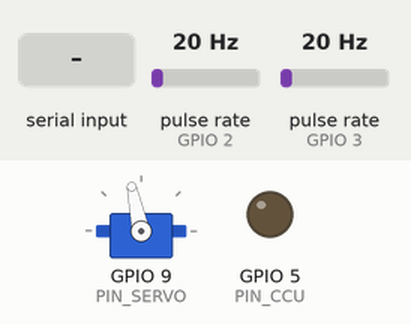
Simulated run of this sketch. Board: ESP32-S3. Shown: servo, output pins drawn as LEDs (lit = HIGH). Wiring (inferred from the names in the program): 2 × pulse sensor: data GPIO 2 / data GPIO 3. Inputs (shaded band) come from the test bench; at power-on: pulse rate (sensors on GPIO 2, GPIO 3) 20 Hz. What the sketch prints to the serial monitor is not drawn.

Above: at 1.2 s.
1.3 s: "<" received over Serial
Timing chart, 0 to 10.3 s (numbered marks = the images above; inputs shaded):
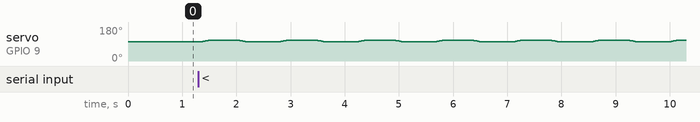

Measured:
- after the input at 1.3 s, servo on GPIO 9 (PIN_SERVO): 102° → 103° after 0.06 s, then repeats every 1.4 s: 104° 0.02 s, 105° 0.02 s, 106° 0.02 s, 107° 0.02 s, 108° 0.02 s, 109° 0.02 s, 110° 0.54 s, 109° 0.02 s, 108° 0.02 s, 107° 0.02 s, 106° 0.02 s, 105° 0.02 s, 104° 0.02 s, 103° 0.02 s, 102° 0.62 s, 103° 0.02 s

The sketch:

ESP32_Dyno_Controller.ino
```cpp
#include "stingray.h"
#include "pickup.h"
#include "rpmsensor.h"
#include "ccu.h"
#include "bme280.h"
#include "config.h"
#include <PID_v1.h>

double Setpoint, Input, Output;
double Kp = 5, Ki = 0, Kd = 0;
PID myPID(&Input, &Output, &Setpoint, Kp, Ki, Kd, DIRECT);

unsigned long previousMillis1 = 0;

float targetRPM = 6000.0;
float currentRPM = 0.0;
float rpmBuffer[12] = {0, 0, 0, 0, 0, 0, 0, 0, 0, 0, 0, 0};
static int currentServoPosition = 100;

static bool testEnable = false;

void appendToBuffer(float *buffer, float value)
{
    for (int i = 0; i < 11; i++)
    {
        buffer[i] = buffer[i + 1];
    }
    buffer[11] = value;
}

void updateServoPosition()
{
    // if RPM is less than target RPM, increase servo position to open
    if (currentRPM < targetRPM)
    {
        if (currentServoPosition < SERVO_END_POS_DEG)
        {
            currentServoPosition += 2;
        }
    }
    else
    {
        if (currentServoPosition > SERVO_START_POS_DEG)
        {
            currentServoPosition -= 2;
        }
    }
}

void moveServo()
{
    unsigned long currentMillis = millis();

    if (currentMillis - previousMillis1 >= SERVO_DELAY_MS)
        ;
    {
        setServoAngle(currentServoPosition);
        previousMillis1 = currentMillis;
    }
}

void setup()
{
    Serial.begin(SERIAL_BAUD_RATE);
    while (!Serial)
    {
        delay(10);
    }
    Serial.println("Serial started");

    initializeInductivePickup();
    initializeRPMSensor();
    initializeServo();
    // initializeBME280();
    initializeCCU();

    pinMode(PIN_CONTROL_ENABLE, INPUT_PULLUP);

    Input = currentRPM;
    Setpoint = targetRPM;

    // //turn the PID on
    // myPID.SetMode(AUTOMATIC);
    // myPID.SetSampleTime(0);
    // myPID.SetOutputLimits(SERVO_START_POS_DEG, SERVO_END_POS_DEG);
}

void loop()
{
    // push new value to buffer
    appendToBuffer(rpmBuffer, getInductivePickupRPM());

    // calculate average
    float sum = 0;
    for (int i = 0; i < 12; i++)
    {
        sum += rpmBuffer[i];
    }
    currentRPM = sum / 12;

    // if (digitalRead(PIN_CONTROL_ENABLE) == HIGH) {
    //     updateServoPosition();
    //     moveServo();
    // }

    // if (digitalRead(PIN_CONTROL_ENABLE) == HIGH) {
    //     Input = currentRPM;
    //     myPID.Compute();
    //     currentServoPosition = constrain(Output, SERVO_START_POS_DEG, SERVO_START_POS_DEG);
    //     moveServo();
    // }

    if (Serial.available())
    {
        char command = Serial.read();
        if (command == '<')
        {
            testEnable = true;
        }
    }

    // Servo sweep test
    if (testEnable)
    {
        int pos;
        for (pos = 100; pos <= 110; pos += 1)
        { // goes from 0 degrees to 180 degrees
            // in steps of 1 degree
            setServoAngle(pos); // tell servo to go to position in variable 'pos'
            delay(20);          // waits 15 ms for the servo to reach the position
        }
        delay(500);
        for (pos = 110; pos >= 100; pos -= 1)
        {                       // goes from 180 degrees to 0 degrees
            setServoAngle(pos); // tell servo to go to position in variable 'pos'
            delay(20);          // waits 15 ms for the servo to reach the position
        }
        delay(500);
    }

    Serial.print(getInductivePickupRPM());
    Serial.print(", ");
    Serial.print(getInductivePickupFrequency());
    Serial.print(", ");
    Serial.print(currentServoPosition);
    Serial.print(", ");
    Serial.print(getFlywheelRPM());
    Serial.print(", ");
    Serial.print(getFlywheelFrequency());
    Serial.println(", ");
    // Serial.print(getBME280Temperature());
    // Serial.print(", ");
    // Serial.print(getBME280Pressure());
    // Serial.print(", ");
    // Serial.println(getBME280Humidity());
}
```

bme280.cpp
```cpp
#include <Arduino.h>
#include "bme280.h"
#include "config.h"
#include <Wire.h>
#include <SPI.h>
#include <Adafruit_Sensor.h>
#include <Adafruit_BME280.h>

Adafruit_BME280 bme; // I2C

void initializeBME280() {
    Serial.println("BME280 Initializing");
    if(!bme.begin(0x77)) {
        Serial.println("Could not find a valid BME280 sensor, check wiring!\n");
        while(1);
    }
    Serial.println("BME280 Initialized Success");
}

double getBME280Temperature() {
    return bme.readTemperature();
}

double getBME280Pressure() {
    return bme.readPressure() / 100.0F;
}

double getBME280Humidity() {
    return bme.readHumidity();
}
```

bme280.h
```cpp
#ifndef bme280_h
#define bme280_h

// initialize BME280 sensor
void initializeBME280();

// get temperature from BME280 sensor
double getBME280Temperature();

// get pressure from BME280 sensor
double getBME280Pressure();

// get humidity from BME280 sensor
double getBME280Humidity();

#endif
```

ccu.cpp
```cpp
#include <Arduino.h>
#include "ccu.h"
#include "config.h"

void initializeCCU() {
    // Set CCU pin as output
    pinMode(PIN_CCU, OUTPUT);
}

void setCCUDemand(int demand) {
    analogWrite(PIN_CCU, demand);
}
```

ccu.h
```cpp
#ifndef ccu_h
#define ccu_h

// intitialize CCU
void initializeCCU();

// Supply CCU brake demand
void setCCUDemand();

#endif
```

pickup.cpp
```cpp
#include <Arduino.h>
#include "pickup.h"
#include "config.h"

float pulsePeriodS = 0;
float pulseFrequencyHzB = 0;
volatile unsigned long previousMicrosB = 0;
volatile unsigned long elapsedTimeB = 0;

// Interrupt service routine
void fallInterruptB() {
  // Get current time in microseconds
  unsigned long currentMicros = micros();

  // If previousMillis is not 0, calculate elapsed time
  if (previousMicrosB != 0)
  {
      elapsedTimeB = currentMicros - previousMicrosB;
  }
  previousMicrosB = currentMicros;

  // Convert microseconds to seconds
  pulsePeriodS = elapsedTimeB * 0.000001;

  // Calculate frequency in Hz (1/period in seconds)
  pulseFrequencyHzB = 1.0 / pulsePeriodS;
}

void initializeInductivePickup()
{
  // Set RPM sensor pin as input with pull-up resistor
  pinMode(PIN_IND_PICKUP_SENSOR, INPUT_PULLUP);

  // Attach interrupt to RPM sensor pin
  attachInterrupt(digitalPinToInterrupt(PIN_IND_PICKUP_SENSOR), fallInterruptB, RISING);
}

float getInductivePickupRPM()
{
  // Calculate RPM from frequency
  float pulseRPM = pulseFrequencyHzB * 60.0;

  // Return RPM
  return pulseRPM;
}

float getInductivePickupFrequency()
{
  // Return frequency
  return pulseFrequencyHzB;
}
```

pickup.h
```cpp
#ifndef pickup_h
#define pickup_h

// initialize inductive pickup sensor
void initializeInductivePickup();

// Update period, frequency and RPM variables in the interrupt
void fallInterruptB();

// get inductive pickup sensor RPM
float getInductivePickupRPM();

// get inductive pickup sensor frequency
float getInductivePickupFrequency();

#endif
```

rpmsensor.cpp
```cpp
#include <Arduino.h>
#include "config.h"
#include "rpmsensor.h"

float pulsePeriodMs = 0;
float fullPeriod = 0;
float pulseFrequencyHz = 0;
volatile unsigned long previousMicros = 0;
volatile unsigned long elapsedTime = 0;

// Interrupt service routine
void fallInterrupt() {
  // Get current time in microseconds
  unsigned long currentMicros = micros();

  // If previousMillis is not 0, calculate elapsed time
  if (previousMicros != 0)
  {
      elapsedTime = currentMicros - previousMicros;
  }
  previousMicros = currentMicros;

  // Convert microseconds to milliseconds
  pulsePeriodMs = elapsedTime * 0.000001;

  // Calculate period for full rotation in seconds
  fullPeriod= pulsePeriodMs * TRIGGER_WHEEL_DIV;

  // Calculate frequency in Hz (1/period in seconds)
  pulseFrequencyHz = 1.0 / fullPeriod;
}

void initializeRPMSensor()
{
  // Set RPM sensor pin as input with pull-up resistor
  pinMode(PIN_RPM_SENSOR, INPUT_PULLUP);

  // Attach interrupt to RPM sensor pin
  attachInterrupt(digitalPinToInterrupt(PIN_RPM_SENSOR), fallInterrupt, FALLING);
}

float getFlywheelRPM()
{
  // Calculate RPM from frequency
  float pulseRPM = pulseFrequencyHz * 60.0;

  // Return RPM
  return pulseRPM;
}

float getFlywheelFrequency()
{
  // Return frequency
  return pulseFrequencyHz;
}
```

rpmsensor.h
```cpp
#ifndef rpmsensor_h
#define rpmsensor_h

// initialize RPM sensor
void initializeRPMSensor();

// Update period, frequency and RPM variables in the interrupt
void fallInterrupt();

// get flywheel RPM
float getFlywheelRPM();

// get flywheel frequency
float getFlywheelFrequency();

#endif
```

stingray.cpp
```cpp
#include <Arduino.h>
#include <Servo.h>
#include "stingray.h"
#include "config.h"

Servo servo;

void initializeServo() {
    // Set servo pin as output
    pinMode(PIN_SERVO, OUTPUT);

    // Attach servo to pin
    servo.attach(PIN_SERVO);

    // Set initial position
    servo.write(SERVO_START_POS_DEG);
}

void setServoAngle(int servoAngle) {
    // Set servo position
    servo.write(constrain(servoAngle, SERVO_START_POS_DEG, SERVO_END_POS_DEG));
}
```

stingray.h
```cpp
#ifndef stingray_h
#define stingray_h

// initialize the servo
void initializeServo();

// set the servo angle
void setServoAngle(int servoAngle);

#endif
```

config.h
```cpp
#ifndef config_h
#define config_h

// Pin definitions
#define PIN_SERVO 9
#define PIN_IND_PICKUP_SENSOR 2 // dont change
#define PIN_CONTROL_ENABLE 6
#define PIN_RPM_SENSOR 3 // dont change
#define PIN_CCU 5

// Servo definitions
#define SERVO_START_POS_DEG 102 // closed throttle position
#define SERVO_END_POS_DEG 120 // open throttle position
#define SERVO_DELAY_MS 20

// Inductive pickup definitions
#define ENGINE_IDLE_RPM 5000
#define ENGINE_MAX_RPM 20000
#define ENGINE_MAX_RPM 0

// Serial communication definitions
#define SERIAL_BAUD_RATE 115200

// RPM sensor definitions
#define TRIGGER_WHEEL_DIV 8.0

#endif
```
